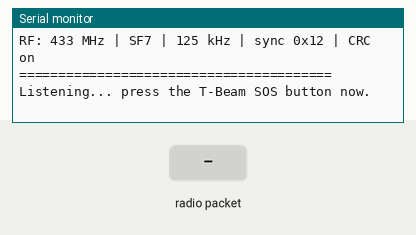
Recording of a sketch running on a simulated ESP32. Parts: the last lines printed to the serial monitor. The test bench sets the inputs (shaded band). No radio packets arrive unless stated.

Above: at 2.2 s.
2.3 s: radio packet "1" arrives
At 3.5 s:
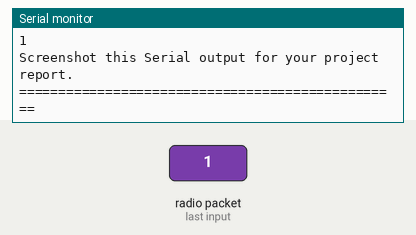
3.8 s: radio packet "0" arrives
At 4.8 s:
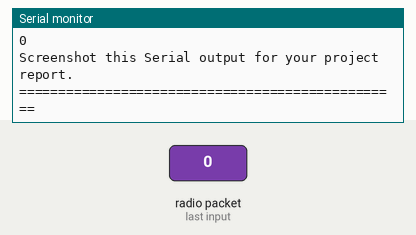
5.3 s: radio packet "2" arrives
At 6.0 s:
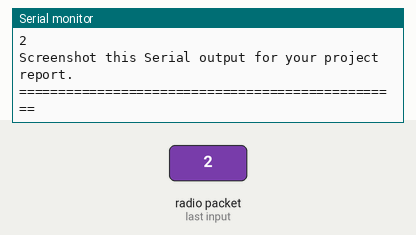

The sketch:

esp32_gateway_lora_rx_test.ino
```cpp
/*
 * RescueMesh Stage 3 — Test 1 ONLY
 * ESP32 + Ra-02 Gateway: LoRa receive → Serial Monitor
 *
 * Success condition:
 *   T-Beam SOS button → 433 MHz LoRa → this sketch prints the JSON
 *
 * Do NOT enable Wi-Fi / MQTT / Flask for this test.
 *
 * Board: ESP32 Dev Module + Ra-02 (SX1278)
 * Library: LoRa by Sandeep Mistry
 *
 * PREFLIGHT (before power-on):
 *   1. Ra-02 VCC = 3.3 V  (NOT 5 V — 5 V can destroy the module)
 *   2. Common GND between ESP32 and Ra-02
 *   3. LoRa antenna connected on Ra-02 AND on T-Beam
 *   4. NSS / RST / DIO0 macros below match your actual wires
 *   5. Same RF settings as T-Beam: 433 MHz / SF7 / 125 kHz / sync 0x12
 *
 * Report evidence when Test 1 works:
 *   - Photo of T-Beam setup
 *   - Photo of ESP32 + Ra-02 gateway
 *   - Screenshot of this Serial Monitor with the received JSON
 */

#include <SPI.h>
#include <LoRa.h>

// ====== LoRa — MUST match T-Beam exactly ======
const long    LORA_FREQUENCY = 433E6;   // 433 MHz
const int     LORA_SF        = 7;
const long    LORA_BW        = 125E3;   // 125 kHz
const int     LORA_CR        = 5;       // 4/5
const uint8_t LORA_SYNC      = 0x12;

// ESP32 ↔ Ra-02 wiring — EDIT THESE to match your breadboard/PCB
#define LORA_SCK   18
#define LORA_MISO  19
#define LORA_MOSI  23
#define LORA_SS    5     // Ra-02 NSS / CS
#define LORA_RST   14    // Ra-02 RESET
#define LORA_DIO0  26    // Ra-02 DIO0

unsigned long packetCount = 0;

void printPreflight() {
  Serial.println();
  Serial.println("========================================");
  Serial.println(" RescueMesh Gateway — Stage 3 TEST 1");
  Serial.println(" LoRa RX → Serial only (no MQTT)");
  Serial.println("========================================");
  Serial.println("PREFLIGHT CHECKLIST:");
  Serial.println("  [ ] Ra-02 powered from 3.3V (not 5V)");
  Serial.println("  [ ] Common GND ESP32 <-> Ra-02");
  Serial.println("  [ ] Antenna on Ra-02 and T-Beam");
  Serial.println("  [ ] NSS/RST/DIO0 match wiring below");
  Serial.printf("Pins: SCK=%d MISO=%d MOSI=%d NSS=%d RST=%d DIO0=%d\n",
                LORA_SCK, LORA_MISO, LORA_MOSI, LORA_SS, LORA_RST, LORA_DIO0);
  Serial.println("RF: 433 MHz | SF7 | 125 kHz | sync 0x12 | CRC on");
  Serial.println("========================================");
}

void setup() {
  Serial.begin(115200);
  delay(1000);
  printPreflight();

  SPI.begin(LORA_SCK, LORA_MISO, LORA_MOSI, LORA_SS);
  LoRa.setPins(LORA_SS, LORA_RST, LORA_DIO0);

  if (!LoRa.begin(LORA_FREQUENCY)) {
    Serial.println("LoRa init FAILED.");
    Serial.println("Recheck: 3.3V power, GND, NSS/RST/DIO0, 433 MHz Ra-02.");
    while (true) delay(1000);
  }

  LoRa.setSpreadingFactor(LORA_SF);
  LoRa.setSignalBandwidth(LORA_BW);
  LoRa.setCodingRate4(LORA_CR);
  LoRa.setSyncWord(LORA_SYNC);
  LoRa.enableCrc();

  Serial.println("Listening... press the T-Beam SOS button now.");
}

void loop() {
  int packetSize = LoRa.parsePacket();
  if (packetSize <= 0) return;

  String payload;
  payload.reserve(packetSize + 1);
  while (LoRa.available()) {
    payload += (char)LoRa.read();
  }

  packetCount++;
  Serial.println();
  Serial.println("==== LoRa RX (Test 1 SUCCESS if JSON below) ====");
  Serial.printf("packet=#%lu bytes=%d RSSI=%d SNR=%.1f\n",
                packetCount, packetSize, LoRa.packetRssi(), LoRa.packetSnr());
  Serial.println(payload);
  Serial.println("Screenshot this Serial output for your project report.");
  Serial.println("=================================================");
}
```

Measured:
- after the input at 2.3 s, the serial monitor: prints a new line at once (image 1)
- after the input at 3.8 s, the serial monitor: prints a new line at once (image 2)
- after the input at 5.3 s, the serial monitor: prints a new line at once (image 3)
